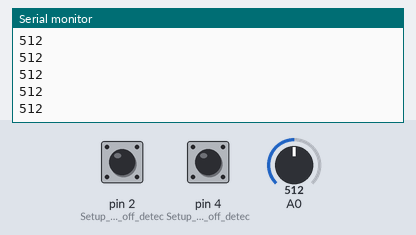
A sketch run on a simulated Arduino Uno, built with avr-gcc and run on an emulated ATmega328P. Shown: the last lines printed to the serial monitor. Inputs (shaded band) come from the test bench; at power-on: pin 2 (Setup_for_leads_off_detec) LOW, A0 = 512, pin 4 (Setup_for_leads_off_detec) LOW.

Above: at 1.2 s.
1.3 s: pin 2 (Setup_for_leads_off_detec) pulled HIGH for 0.15 s
2.9 s: A0 set to 716
At 3.9 s:
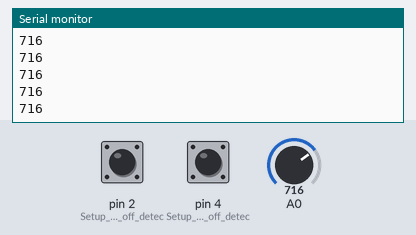
4.4 s: pin 4 (Setup_for_leads_off_detec) pulled HIGH for 0.15 s
6.0 s: A0 set to 900
At 7.0 s:
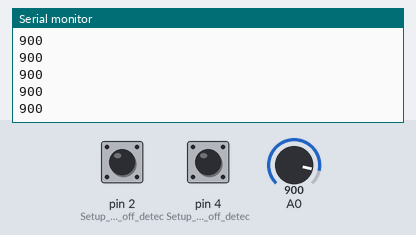
7.5 s: pin 2 (Setup_for_leads_off_detec) pulled HIGH for 1 s
At 8.1 s:
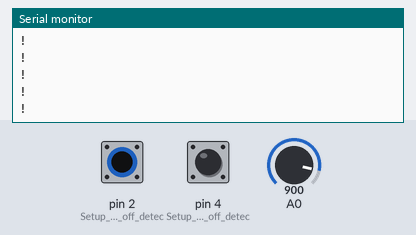
10.0 s: pin 4 (Setup_for_leads_off_detec) pulled HIGH for 0.15 s
Timing chart, 0 to 12.0 s (numbered marks = the images above; inputs shaded):
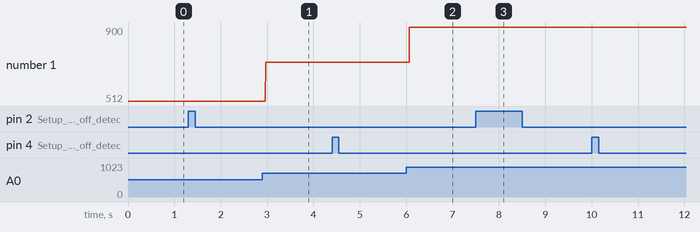

Measured:
- after the input at 2.9 s, the serial monitor: prints a new line after 0.07 s (image 1)
- after the input at 6.0 s, the serial monitor: prints a new line after 0.07 s (image 2)
- plotted number 1: 512 → 716 after the input at 2.9 s, 716 → 900 after the input at 6.0 s

The sketch:

BasicECG.ino
```cpp
// (licence header left out)
void setup() {
  // initialize the serial communication:
  Serial.begin(9600);
  pinMode(2, INPUT); // Setup for leads off detection LO +
  pinMode(4, INPUT); // Setup for leads off detection LO -
}

void loop() {

  if((digitalRead(2) == 1)||(digitalRead(4) == 1)){
    Serial.println('!');
  }
  else{
    // send the value of analog input 0:
      Serial.println(analogRead(A0));
  }
  //Wait for a bit to keep serial data from saturating
  delay(1);
}
```
